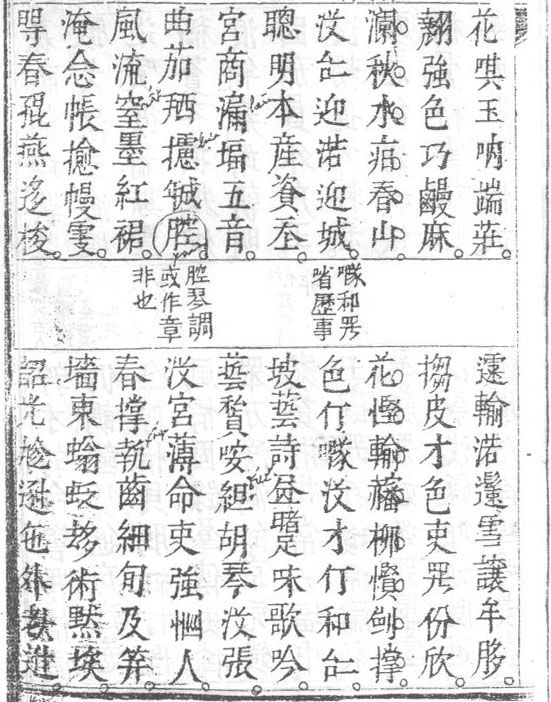
#> input picture NLP_PreprocessingModules/page002.jpg, 551 x 702 px, found by its file name
$ jupyter execute OCRNom_preprocessing.ipynb
#> lines starting #> are read from the running program, lines starting #| are printed output that depends on the picture
[cell 1]
import cv2 as cv
import numpy as np
import matplotlib.pyplot as plt
import scipy.signal as sc
import statistics as stats
import concurrent.futures as fu
import collections

def image_processing(img):
    img = cv.cvtColor(img, cv.COLOR_BGR2GRAY)
    kernel = np.ones((5,5),np.uint8)
    img = cv.GaussianBlur(img, (5,5),cv.BORDER_DEFAULT)
    img = cv.fastNlMeansDenoising(img, None, 10, 7, 21 )
    # opening = cv.morphologyEx(img, cv.MORPH_OPEN, kernel)
    img = cv.dilate(img,kernel,iterations = 1)
    return cv.adaptiveThreshold(img, 255, cv.ADAPTIVE_THRESH_GAUSSIAN_C, cv.THRESH_BINARY, 5, 2)

# [41 lines left out: functions findContour, printExternalContour, not called in this run]

# input: histogram, max index, cl
# output: is a line?

def projection_hist(img, choice, density):
    # img = cv.imread(filename)
    img = cv.bitwise_not(img)
    # cv.imshow("Frame", img)
    # cv.waitKey(0)

    img_row_sum = np.sum(img,axis=choice)
    img_row_sum_arr = np.asarray(img_row_sum)

    c_max_index = sc.argrelextrema(img_row_sum_arr, np.greater, order=density)
    c_min_index = sc.argrelextrema(img_row_sum_arr, np.less, order=density)

    return img_row_sum, c_min_index[0], c_max_index[0]

def is_a_line(hist, max_index, ch, ca, cl):
    if hist[max_index] > 1.3*ch:
        return True
    if hist[max_index] < cl:
        return False
    number_of_max = 0
    forward = max_index+2
    backward = max_index

    curr = max_index+1
    while hist[curr] > cl:
        if forward > len(hist)-1 or curr > len(hist)-1 or backward <0:
            break
        if hist[forward] < hist[curr] and hist[backward] < hist[curr]:
            number_of_max +=1
        backward = curr
        curr = forward
        forward+=1

    forward = max_index
    curr = max_index - 1
    backward = max_index -2

    while hist[curr] > cl:
        if forward > len(hist)-1 or curr > len(hist)-1 or backward <0:
            break
        if hist[forward] < hist[curr] and hist[backward] < hist[curr]:
            number_of_max +=1
        forward = curr
        curr = backward
        backward-=1

    if number_of_max>2:
        return False
    return True

def line_detection(img, choice):
    img_sum, min_index, max_index = projection_hist(img, choice, 10)
    img_sum_arr = np.asarray(img_sum)

    ch, ca, cl = c_calculator(img_sum_arr, min_index, max_index)

    # Draw the graphs using matplotlib
    plt.plot(img_sum)
    plt.scatter(max_index, img_sum_arr[max_index],linewidth=0.3, s=30, c='r')
    plt.scatter(min_index, img_sum_arr[min_index],linewidth=0.3, s=30, c='b')
    plt.axhline(y=ch, color='r', linestyle='-')
    plt.axhline(y=cl, color='g', linestyle='-')
    plt.axhline(y=ca, color='b', linestyle='-')
    plt.show()

    isa_line = []
    isa_line_location =[]
    for idx in max_index:
        isa_line.append(is_a_line(img_sum, idx, ch, ca, cl))
    for i in range(len(isa_line)):
        if isa_line[i] is True:
            isa_line_location.append(max_index[i])
    print(isa_line)
    return isa_line_location

def c_calculator(img_sum_arr, min_index, max_index):
    min_value = img_sum_arr[min_index].tolist()
    max_value = img_sum_arr[max_index].tolist()

    ca = int(np.mean(img_sum_arr))
    min_value.append(ca)
    min_value.append(int(sorted(img_sum_arr).pop(0)))
    max_value.append(ca)
    max_value.append(int(sorted(img_sum_arr).pop()))
    ch = stats.mean(max_value)
    cl = stats.mean(min_value)

    return ch, ca, cl

def choose_subimage(cropped, cropped_coordinate):
    satisfiedImgs, satisfiedImgsCor = ([] for i in range(2))
    for i in range(len(cropped)):
        cv.imshow("Frame", cropped[i])
        cv.waitKey(0)

        img_column_sum, _, max_col_index = projection_hist(image_processing(cropped[i]), 0, 2)
        img_row_sum, _, max_row_index = projection_hist(image_processing(cropped[i]), 1, 2)
        img_column_sum_arr = np.asarray(img_column_sum)
        img_row_sum_arr = np.asarray(img_row_sum)

        mean_max_col = np.mean(img_column_sum_arr[max_col_index])
        mean_max_row = np.mean(img_row_sum_arr[max_row_index])

        # [8 lines of commented-out code are left out]

        plt.plot(img_row_sum)
        plt.scatter(max_row_index, img_row_sum_arr[max_row_index],linewidth=0.3, s=30, c='r')
        # plt.scatter(min_row_index, img_row_sum_arr[min_row_index],linewidth=0.3, s=30, c='b')
        plt.axhline(y=ch_h, color='r', linestyle='-')
        plt.axhline(y=cl_h, color='g', linestyle='-')
        plt.axhline(y=ca_h, color='b', linestyle='-')
        plt.axhline(y=mean_max_row, color='y', linestyle='-')
        plt.show()

        # [13 lines of commented-out code are left out]

        if mean_max_col > cl_v and mean_max_row > cl_h and mean_max_col != None and mean_max_row != None:
            satisfiedImgs.append(cropped[i])
            satisfiedImgsCor.append(cropped_coordinate[i])
            print('appended')

    for img in satisfiedImgs:
        cv.imshow("Frame", img)
        cv.waitKey(0)
    print(satisfiedImgsCor)

    return satisfiedImgs, satisfiedImgsCor

def projection_cut(satisfiedImgs, satisfiedImgsCor):
    characters = []
    characterCoordinates = []
    cv.imshow("Frame", satisfiedImgs)
    cv.waitKey(0)

    img_column_sum, min_col_index, max_col_index = projection_hist(image_processing(satisfiedImgs), 0, 10)
    img_row_sum, min_row_index, max_row_index = projection_hist(image_processing(satisfiedImgs), 1, 10)
    img_column_sum_arr = np.asarray(img_column_sum)
    img_row_sum_arr = np.asarray(img_row_sum)

    ch_v, ca_v, cl_v = c_calculator(img_column_sum_arr, min_col_index, max_col_index)
    ch_h, ca_h, cl_h = c_calculator(img_row_sum_arr, min_row_index, max_row_index)

    plt.plot(img_column_sum)
    plt.scatter(max_col_index, img_column_sum_arr[max_col_index],linewidth=0.3, s=30, c='r')
    plt.scatter(min_col_index, img_column_sum_arr[min_col_index],linewidth=0.3, s=30, c='b')
    plt.axhline(y=ch_v, color='r', linestyle='-')
    plt.axhline(y=cl_v, color='g', linestyle='-')
    plt.axhline(y=ca_v, color='b', linestyle='-')
    plt.show()

    plt.plot(img_row_sum)
    plt.scatter(max_row_index, img_row_sum_arr[max_row_index],linewidth=0.3, s=30, c='r')
    plt.scatter(min_row_index, img_row_sum_arr[min_row_index],linewidth=0.3, s=30, c='b')
    plt.axhline(y=ch_h, color='r', linestyle='-')
    plt.axhline(y=cl_h, color='g', linestyle='-')
    plt.axhline(y=ca_h, color='b', linestyle='-')
    plt.show()

    promo_v = collections.defaultdict(lambda: 0)
    promo_h = collections.defaultdict(lambda: 0)

    for max in max_col_index:
        promo_v[character_coor_locating(img_column_sum, max, ch_v, ca_v, cl_v)] +=1
    for max in max_row_index:
        promo_h[character_coor_locating(img_row_sum, max, ch_h, ca_h, cl_h)] +=1

    promo_v = list(promo_v.keys())
    promo_h = list(promo_h.keys())

    for i in range(len(promo_v)-1, -1, -1):
        for promo2 in promo_h:
            if promo_v[i][0] != promo_v[i][1] and promo2[0] != promo2[1]:
                characters.append(satisfiedImgs[promo2[0]:promo2[1], promo_v[i][0]:promo_v[i][1]])
                characterCoordinates.append((promo_v[i][0], promo2[0], promo_v[i][1], promo2[1]))

    # [30 lines of commented-out code are left out]

    print(characterCoordinates)
    for img in characters:
        cv.imshow("Frame", img)
        cv.waitKey(0)

    return characters, characterCoordinates

def character_coor_locating(hist, max_index, ch, ca, cl):
    # [6 lines of commented-out code are left out]
    begin = end = None
    curr = max_index
    while True:
        if curr > len(hist)-1:
            end = len(hist)
            break
        if hist[curr] <= cl:
            end = curr
            break
        curr += 1

    curr = max_index

    while True:
        if curr <0:
            begin = 0
            break
        if hist[curr] <= cl:
            begin = curr
            break
        curr -= 1
    return (begin, end)

[cell 2]
#unit test
filename = "D:/NLP dataset/page002.jpg"
# filename = './dv001.jpg'
img = cv.imread(filename)
#> img is the input picture: shape (702, 551, 3); min 51, max 255, mean 224.2

cv.imshow("Frame", img)
cv.waitKey(0)

scale_percent = 150 #225# percent of original size
width = int(img.shape[1] * scale_percent / 100)
height = int(img.shape[0] * scale_percent / 100)
dim = (width, height)
# resize image
raw = cv.resize(img, dim, interpolation = cv.INTER_AREA)

cv.imshow("Frame", img)
cv.waitKey(0)
img = image_processing(raw)
#> in image_processing, `img = cv.dilate(img,kernel,iterations = 1)`:
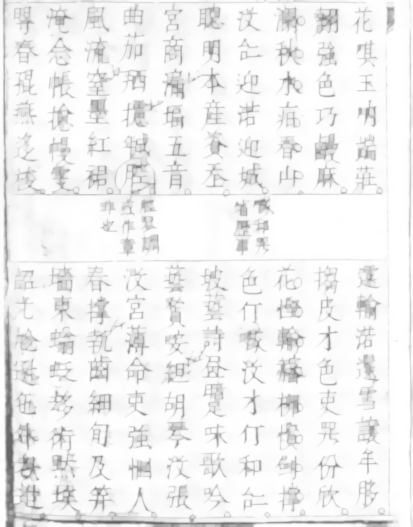
#> img: shape (1053, 826) (shown at 1/2 size); min 88, max 255, mean 240
#> in image_processing, `return cv.adaptiveThreshold(img, 255, cv.ADAPTIVE_THRESH_GAUSSIAN_C, c..`:
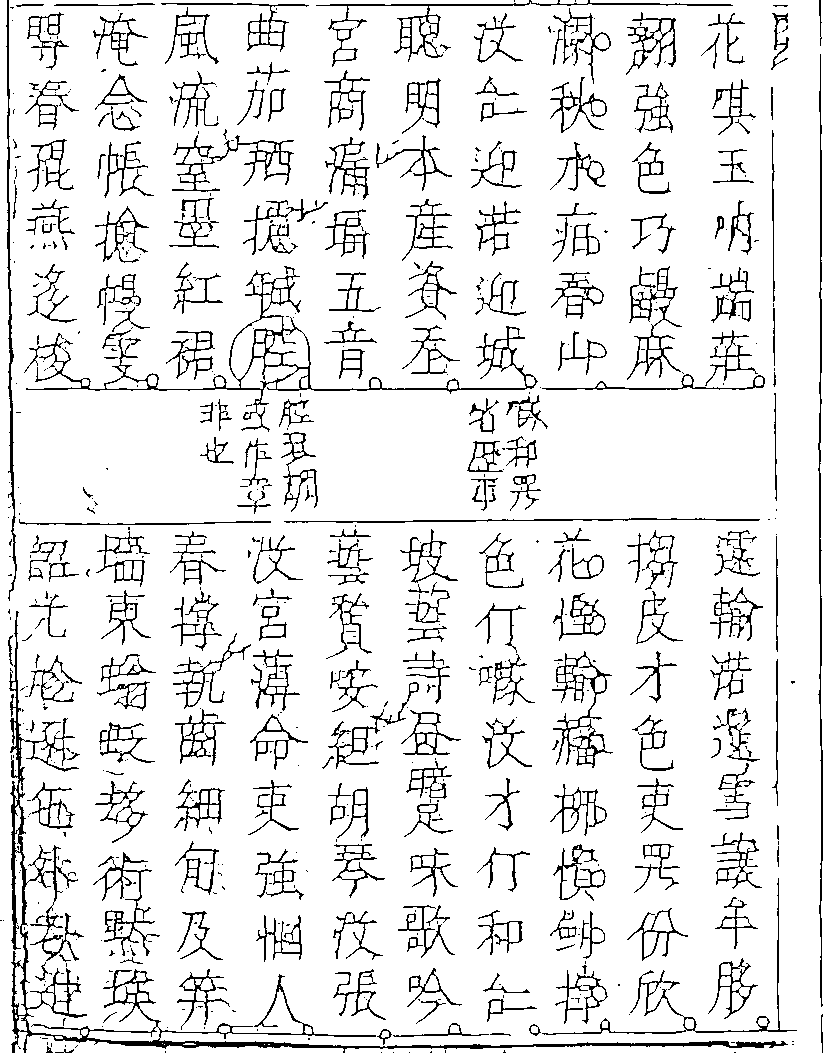
#> returned value: shape (1053, 826); 90.6% white; black in thin lines or dots


# [9 lines of commented-out code are left out]
img_column_sum, min_column_idx, max_column_idx = projection_hist(img, 0, 10)
#> in projection_hist, `img_row_sum = np.sum(img,axis=choice)`: img_row_sum = 826 values, max 211395 at index 820, min 0 at index 2, mean 25248.1
#> in projection_hist, `img_row_sum_arr = np.asarray(img_row_sum)`: img_row_sum_arr has the same summary as img_row_sum
#> in projection_hist, `c_min_index = sc.argrelextrema(img_row_sum_arr, np.less, order=density)`: c_min_index = ([28, 57, 91, 162, 193, 235, 267, 349, 392, 500, 541, 570, 584, 770],)
#> img_column_sum has the same summary as img_row_sum in projection_hist; min_column_idx = [28, 57, 91, 162, 193, 235, 267, 349, 392, 500, 541, 570, 584, 770]; max_column_idx = 21 values from 13 to 820
img_row_sum, min_row_idx, max_row_idx = projection_hist(img, 1, 10)
#> img_row_sum = 1053 values, max 155805 at index 4, min 765 at index 515, mean 19805.2; min_row_idx = 22 values from 2 to 1049; max_row_idx = 37 values from 4 to 1045

ch_v, ca_v, cl_v = c_calculator(img_column_sum, min_column_idx, max_column_idx)
#> in c_calculator, `min_value = img_sum_arr[min_index].tolist()`: min_value = [13260, 30600, 3060, 3315, 36465, 6120, 34935, 37230, 3060, 27030, 2040, 22695, 32130, 1785]
#> in c_calculator, `max_value = img_sum_arr[max_index].tolist()`: max_value = [106080, 63240, 49725, 57630, 53295, 55845, 56610, 53550, 53550, 61965, 54570, 45645, 58905, 54060, 58905, 46920, 56865, 44115, 66300, 82620, 211395]
#> in c_calculator, `ca = int(np.mean(img_sum_arr))`: ca = 25248
#> in c_calculator, `ch = stats.mean(max_value)`: ch = 70801.4
#> in c_calculator, `cl = stats.mean(min_value)`: cl = 17435.8
#> ch_v = 70801.4; ca_v = 25248; cl_v = 17435.8
ch_h, ca_h, cl_h = c_calculator(img_row_sum, min_row_idx, max_row_idx)
#> ch_h = 44054; ca_h = 19805; cl_h = 9729
vertical_line = line_detection(img, 0)
#> in line_detection, `img_sum, min_index, max_index = projection_hist(img, choice, 10)`: img_sum = 826 values, max 211395 at index 820, min 0 at index 2, mean 25248.1; min_index has the same summary as min_column_idx outside line_detection; max_index = 21 values from 13 to 820
#> in line_detection, `img_sum_arr = np.asarray(img_sum)`: img_sum_arr has the same summary as img_sum
#> in line_detection, `ch, ca, cl = c_calculator(img_sum_arr, min_index, max_index)`: ch = 70801.4; ca = 25248; cl = 17435.8
#> in line_detection, `plt.show()`:
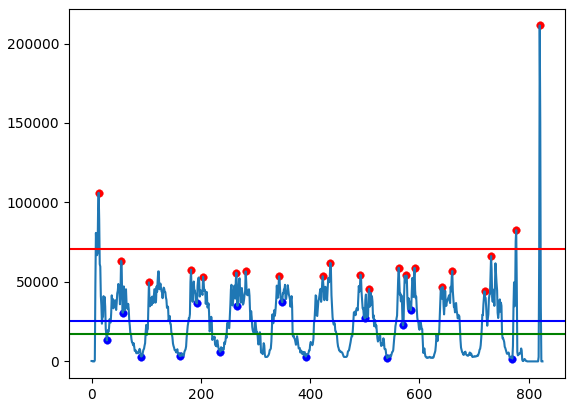
#> figure drawn by matplotlib, 1 panel; curve peaks at x = 820, y = 211395
#> the loop in line_detection, `for idx in max_index:` made 21 passes
#> idx on passes 2 to 9: 54, 105, 182, 204, 265, 282, 343, 423
#> after the loop in line_detection, `for idx in max_index:`: isa_line = [True, False, False, False, False, False, False, False, False, False, False, False, False, False, False, False, False, False, False, True, True]
#> the loop in line_detection, `for i in range(len(isa_line)):` made 21 passes
#> after the loop in line_detection, `for i in range(len(isa_line)):`: isa_line_location = [13, 777, 820]
#| [True, False, False, False, False, False, False, False, False, False, False, False, False, False, False, False, False, False, False, True, True]
#> vertical_line = [13, 777, 820]
horizontal_line = line_detection(img, 1)
#> call 2 of line_detection, with choice = 1
#> in line_detection (call 2), `img_sum, min_index, max_index = projection_hist(img, choice, 10)`: img_sum has the same summary as img_row_sum outside line_detection; min_index = 22 values from 2 to 1049; max_index = 37 values from 4 to 1045
#> in line_detection (call 2), `img_sum_arr = np.asarray(img_sum)`: img_sum_arr has the same summary as img_row_sum outside line_detection
#> in line_detection (call 2), `ch, ca, cl = c_calculator(img_sum_arr, min_index, max_index)`: ch = 44054; ca = 19805; cl = 9729
#> in line_detection (call 2), `plt.show()`:
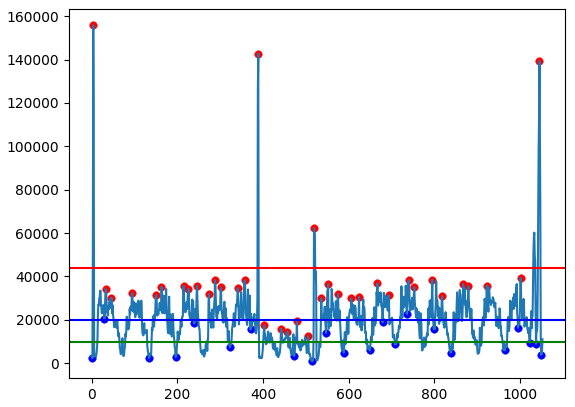
#> figure drawn by matplotlib, 1 panel; curve peaks at x = 4, y = 155805
#> the loop in line_detection (call 2), `for idx in max_index:` made 37 passes
#> idx on passes 2 to 9: 33, 45, 95, 151, 163, 215, 226, 246
#> after the loop in line_detection (call 2), `for idx in max_index:`: isa_line = 37 items, first 6: True, False, False, False, False, False
#> the loop in line_detection (call 2), `for i in range(len(isa_line)):` made 37 passes
#> after the loop in line_detection (call 2), `for i in range(len(isa_line)):`: isa_line_location = [4, 389, 403, 442, 457, 479, 505, 519, 1045]
#> (printed output is left out)
#> horizontal_line = [4, 389, 403, 442, 457, 479, 505, 519, 1045]

vertical_line.insert(0,0)
vertical_line.append(int(img.shape[1]))
horizontal_line.insert(0,0)
horizontal_line.append(int(img.shape[0]))

print(vertical_line, horizontal_line)
#| [0, 13, 777, 820, 826] [0, 4, 389, 403, 442, 457, 479, 505, 519, 1045, 1053]

cropped = []
cropped_coordinate =[]
for i in range(len(vertical_line)-1):
    for j in range(len(horizontal_line)-1):
        cropped.append(raw[horizontal_line[j]:horizontal_line[j+1], vertical_line[i]:vertical_line[i+1]])
        cropped_coordinate.append((horizontal_line[j], vertical_line[i], horizontal_line[j+1], vertical_line[i+1]))
#> this loop made 4 passes
#> after the loop, cropped = 40 items; cropped_coordinate = 40 items, first 6: (0, 0, 4, 13), (4, 0, 389, 13), (389, 0, 403, 13), (403, 0, 442, 13), (442, 0, 457, 13), (457, 0, 479, 13)

print(cropped_coordinate)
#> (printed output is left out)

satisfiedImgs, satisfiedImgsCor = choose_subimage(cropped, cropped_coordinate)
#> the loop in choose_subimage, `for i in range(len(cropped)):` made 40 passes
#> (printed output is left out)
#> pass 1, in choose_subimage, `plt.show()`:
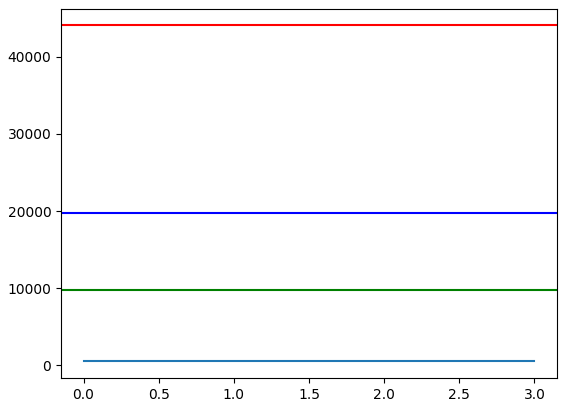
#> figure drawn by matplotlib, 1 panel
#> the loop in choose_subimage, `for img in satisfiedImgs:` made 1 pass
#> pass 1, in choose_subimage, `cv.imshow("Frame", img)`:
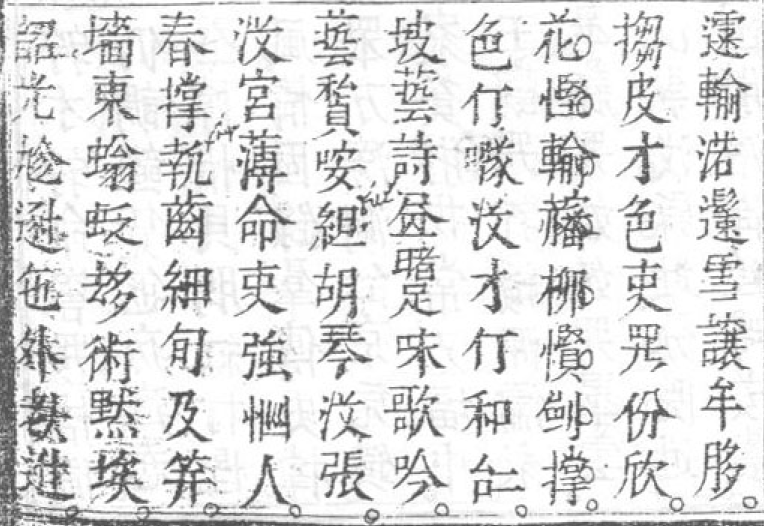
#> window 'Frame': shape (526, 764, 3); min 51, max 255, mean 220.6
#| [(519, 13, 1045, 777)]

for image in satisfiedImgs:
    cv.imshow("Frame", image)
    cv.waitKey(0)
#> this loop made 1 pass
print(satisfiedImgsCor)
#| [(519, 13, 1045, 777)]

for i in range(len(satisfiedImgs)):
    projection_cut(satisfiedImgs[i], satisfiedImgsCor[i])
#> this loop made 1 pass
#> (printed output is left out)
#> pass 1, in image_processing (call 82), `img = cv.GaussianBlur(img, (5,5),cv.BORDER_DEFAULT)`:
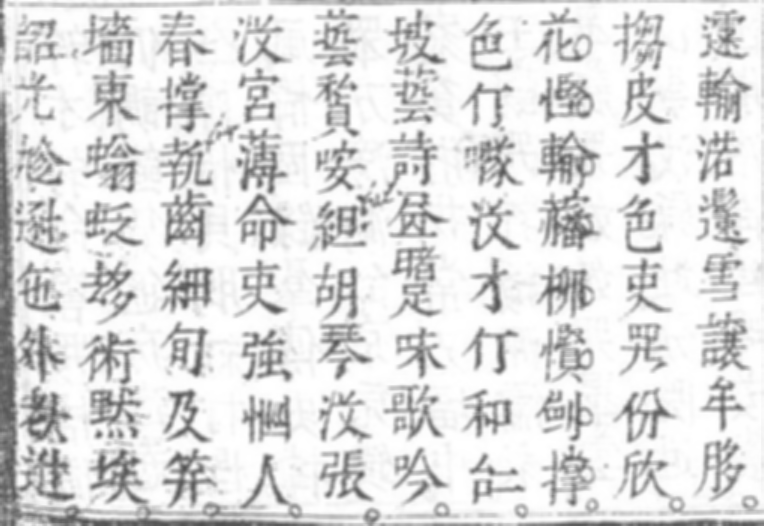
#> img: shape (526, 764); min 79, max 255, mean 220.6
#> pass 1, in image_processing (call 82), `img = cv.dilate(img,kernel,iterations = 1)`:
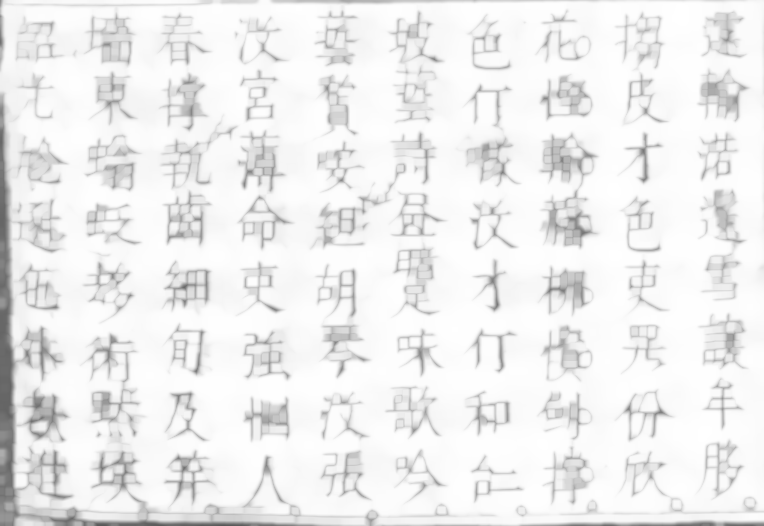
#> img: shape (526, 764); min 88, max 255, mean 238
#> pass 1, in projection_cut, `plt.show()`:
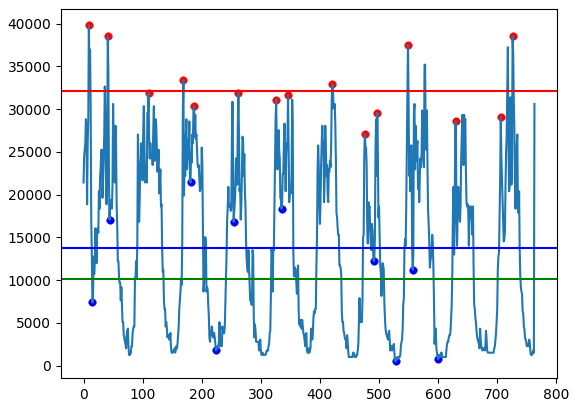
#> figure drawn by matplotlib, 1 panel; curve peaks at x = 9, y = 39780
#> pass 1, in projection_cut, `plt.show()`:
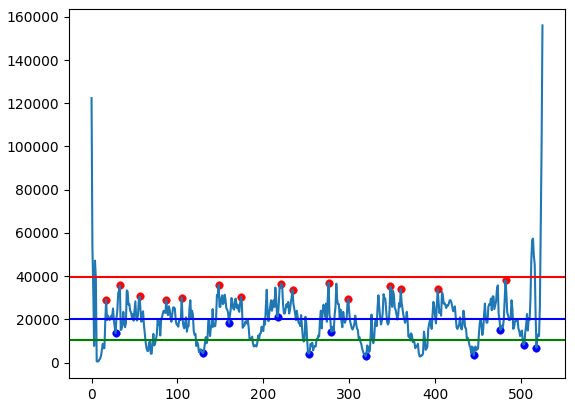
#> figure drawn by matplotlib, 1 panel; curve peaks at x = 525, y = 156060
